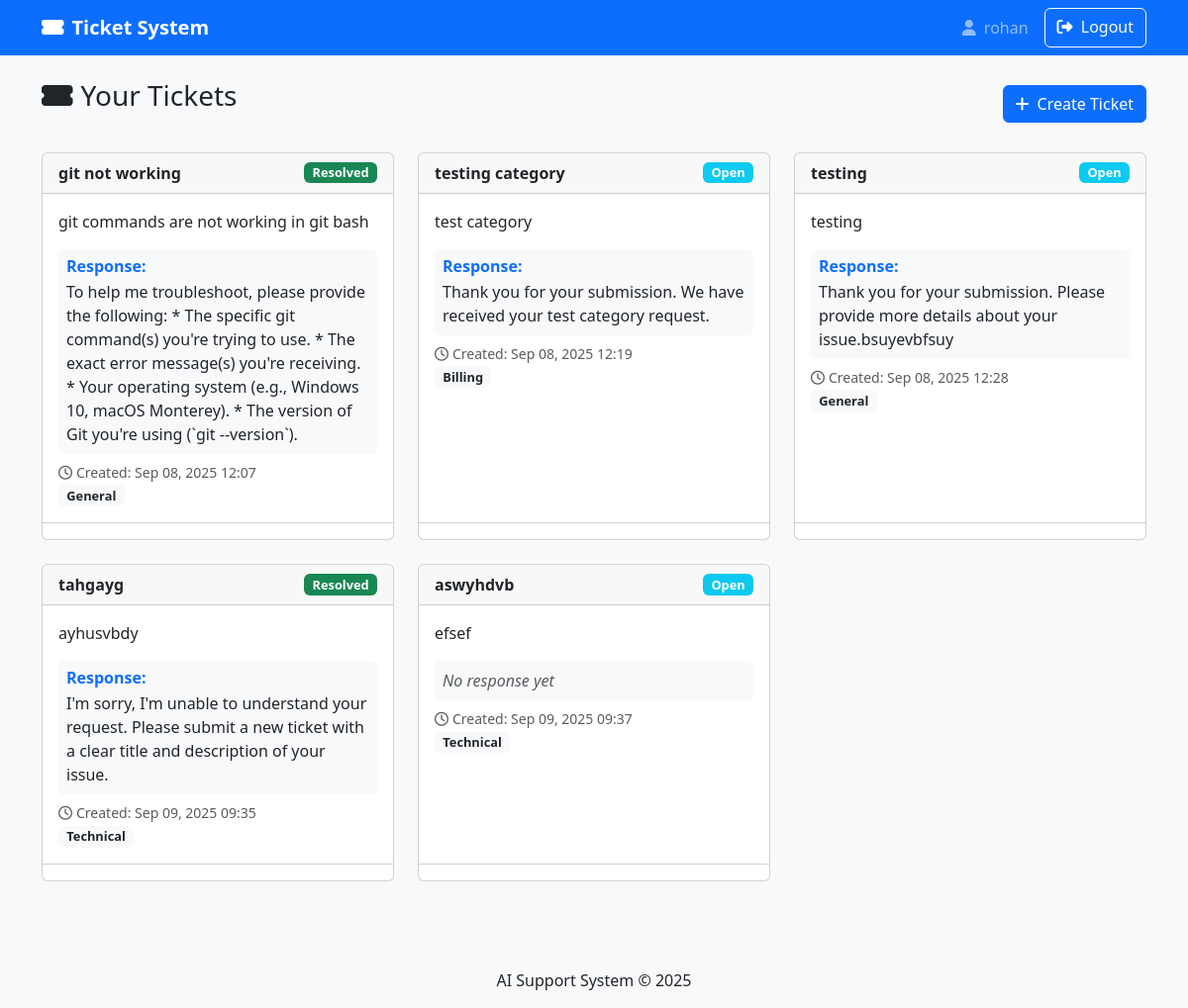
The page / (signed in) on the database its author committed.
### tickets/models.py (models this page shows, shortened)
class Ticket(models.Model):
    STATUS_CHOICES = [
        ('open', 'Open'),
        ('in_progress', 'In Progress'),
        ('resolved', 'Resolved'),
    ]
    CATERGORY_CHOICES = [
        ('billing', 'Billing'),
        ('technical', 'Technical'),
        ('general', 'General Inquiry'),
    ]
    user = models.ForeignKey(User, on_delete=models.CASCADE, related_name="tickets")
    title = models.CharField(max_length=200)
    description = models.TextField()
    status = models.CharField(max_length=20, choices=STATUS_CHOICES, default='open')
    category = models.CharField(max_length=50, choices=CATERGORY_CHOICES, default='general')
    response = models.TextField(blank=True, null=True)
    created_at = models.DateTimeField(auto_now_add=True)

### tickets/views.py (the view)
# urls.py: 2. Add a URL to urlpatterns:  path('', views.home, name='home')
@login_required
def home(request):
    tickets = Ticket.objects.filter(user=request.user)
    if request.user.is_staff:
        tickets = Ticket.objects.all()
    return render(request, "home.html", {"tickets": tickets})

### templates/home.html (shortened to what this page needs)
{% extends "base.html" %}
{% block content %}
<div class="d-flex justify-content-between align-items-center mb-4">
  <h3 class="mb-3"><i class="fas fa-ticket-alt me-2"></i>Your Tickets</h3>
    <a href="{% url 'create_ticket' %}" class="btn btn-primary">
        <i class="fas fa-plus me-2"></i>Create Ticket
    </a>
</div>
{% if tickets %}
<div class="row">
    {% for ticket in tickets %}
    <div class="col-md-6 col-lg-4 mb-4">
        <div class="card ticket-card h-100">
            <div class="card-header d-flex justify-content-between align-items-center">
                <span class="fw-bold text-truncate">{{ ticket.title }}</span>
                <span class="badge
                    {% if ticket.status == 'open' %}bg-info
                    {% elif ticket.status == 'in_progress' %}bg-warning
                    {% else %}bg-success{% endif %} status-badge">
                    {{ ticket.status|title }}
                </span>
            </div>
            <div class="card-body">
                <p class="card-text">{{ ticket.description|truncatewords:50 }}</p>
                {% if ticket.response %}
                <div class="ticket-response mt-3 p-2 bg-light rounded">
                    <h6 class="response-title mb-1 fw-bold text-primary">Response:</h6>
                    <p class="response-text mb-0">{{ ticket.response}}</p>
                </div>
                {% else %}
                <div class="ticket-response mt-3 p-2 bg-light rounded">
                    <p class="text-muted mb-0"><i>No response yet</i></p>
                </div>
                {% endif %}
                <small class="text-muted d-block mt-2">
                    <i class="far fa-clock me-1"></i>Created: {{ ticket.created_at|date:"M d, Y H:i" }}
                </small>
                    <span class="badge bg-light text-dark status-badge">
                        {{ ticket.category|title }}
                    </span>
            </div>
            <div class="card-footer bg-transparent">
            </div>
        </div>
    </div>
    {% endfor %}
</div>
{% else %}
<div class="alert alert-info text-center">
    <i class="fas fa-info-circle me-2"></i>No tickets found.
    <a href="{% url 'create_ticket' %}" class="alert-link">Create your first ticket</a>.
</div>
{% endif %}
{% endblock %}

### templates/base.html (shortened to what this page needs)
<!DOCTYPE html>
<html lang="en">
<head>
    <link href="https://cdn.jsdelivr.net/npm/bootstrap@5.3.0/dist/css/bootstrap.min.css" rel="stylesheet">
    <link href="https://cdnjs.cloudflare.com/ajax/libs/font-awesome/6.4.0/css/all.min.css" rel="stylesheet">
</head>
<body>
    <nav class="navbar navbar-expand-lg navbar-dark bg-primary">
        <div class="container">
            <a class="navbar-brand" href="{% url 'home' %}">
                <i class="fas fa-ticket-alt me-2"></i>Ticket System
            </a>
            <div class="navbar-nav ms-auto">
                {% if request.user.is_authenticated %}
                    <span class="navbar-text me-3">
                        <i class="fas fa-user me-1"></i> {{ request.user.username }}
                    </span>
                    <a class="btn btn-outline-light" href="{% url 'logout' %}">
                        <i class="fas fa-sign-out-alt me-1"></i> Logout
                    </a>
                {% endif %}
            </div>
        </div>
    </nav>
    <div class="container mt-4">
        {% block content %}
        {% endblock %}
    </div>
    <footer class="mt-5 py-3 bg-light">
        <div class="container text-center">
            <p class="mb-0">AI Support System &copy; {% now "Y" %}</p>
        </div>
    </footer>
</body>
</html>

### templates/base.html (style rules this page uses)
body { background-color: #f8f9fa; }
.navbar-brand { font-weight: bold; }
.ticket-card { transition: transform 0.2s; }
.status-badge { font-size: 0.8rem; padding: 0.35em 0.65em; }

### rows shown on the page
Ticket: title "git not working", status "Resolved", description "git commands are not working in git bash", response "To help me troubleshoot, please provide the following: * The specific git command(s) you're trying to use. * The exact error message(s) you're receiving. * Your operating system (e.g., Windows 10, macOS Monterey). * The version of Git you're using (`git --version`).", created_at "Sep 08, 2025 12:07", category "General"
Ticket: title "testing category", status "Open", description "test category", response "Thank you for your submission. We have received your test category request.", created_at "Sep 08, 2025 12:19", category "Billing"
Ticket: title "testing", status "Open", description "testing", response "Thank you for your submission. Please provide more details about your issue.bsuyevbfsuy", created_at "Sep 08, 2025 12:28", category "General"
Ticket: title "tahgayg", status "Resolved", description "ayhusvbdy", response "I'm sorry, I'm unable to understand your request. Please submit a new ticket with a clear title and description of your issue.", created_at "Sep 09, 2025 09:35", category "Technical"
Ticket: title "aswyhdvb", status "Open", description "efsef", shows "No response yet", created_at "Sep 09, 2025 09:37", category "Technical"

### other values the page prints
{{ request.user.username }} "rohan"
